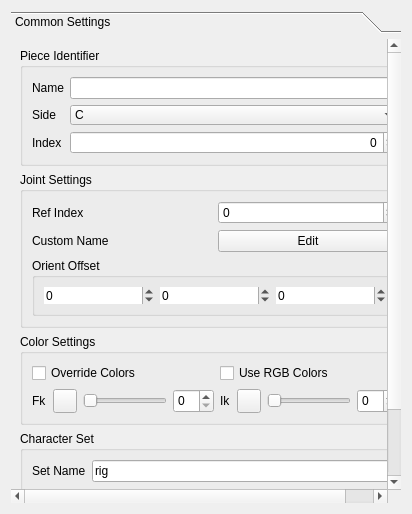
<?xml version="1.0" encoding="UTF-8"?>
<ui version="4.0">
 <class>Form</class>
 <widget class="QWidget" name="Form">
  <property name="geometry">
   <rect>
    <x>0</x>
    <y>0</y>
    <width>412</width>
    <height>514</height>
   </rect>
  </property>
  <property name="sizePolicy">
   <sizepolicy hsizetype="Preferred" vsizetype="Preferred">
    <horstretch>0</horstretch>
    <verstretch>0</verstretch>
   </sizepolicy>
  </property>
  <property name="minimumSize">
   <size>
    <width>0</width>
    <height>0</height>
   </size>
  </property>
  <property name="windowTitle">
   <string>Form</string>
  </property>
  <layout class="QVBoxLayout" name="verticalLayout_2">
   <item>
    <widget class="QToolBox" name="toolBox">
     <property name="styleSheet">
      <string notr="true">QToolBox::tab {
	border-radius: 1px;
	color: dark;
}

QToolBox::tab:selected {
    color: white;
}

QToolBox QScrollArea&gt;QWidget&gt;QWidget&gt;QWidget
{
	background: rgb(80, 80, 80);
}</string>
     </property>
     <property name="currentIndex">
      <number>0</number>
     </property>
     <widget class="QWidget" name="page">
      <property name="geometry">
       <rect>
        <x>0</x>
        <y>0</y>
        <width>394</width>
        <height>470</height>
       </rect>
      </property>
      <property name="sizePolicy">
       <sizepolicy hsizetype="Minimum" vsizetype="Minimum">
        <horstretch>0</horstretch>
        <verstretch>0</verstretch>
       </sizepolicy>
      </property>
      <property name="minimumSize">
       <size>
        <width>0</width>
        <height>0</height>
       </size>
      </property>
      <attribute name="label">
       <string>Common Settings</string>
      </attribute>
      <layout class="QVBoxLayout" name="verticalLayout">
       <item>
        <widget class="QGroupBox" name="groupBox">
         <property name="sizePolicy">
          <sizepolicy hsizetype="Preferred" vsizetype="Preferred">
           <horstretch>0</horstretch>
           <verstretch>0</verstretch>
          </sizepolicy>
         </property>
         <property name="title">
          <string>Piece Identifier</string>
         </property>
         <layout class="QGridLayout" name="gridLayout">
          <item row="0" column="0">
           <widget class="QLabel" name="label">
            <property name="text">
             <string>Name</string>
            </property>
           </widget>
          </item>
          <item row="0" column="1">
           <widget class="QLineEdit" name="name_lineEdit">
            <property name="sizePolicy">
             <sizepolicy hsizetype="MinimumExpanding" vsizetype="Preferred">
              <horstretch>0</horstretch>
              <verstretch>0</verstretch>
             </sizepolicy>
            </property>
           </widget>
          </item>
          <item row="1" column="0">
           <widget class="QLabel" name="label_2">
            <property name="text">
             <string>Side</string>
            </property>
           </widget>
          </item>
          <item row="1" column="1">
           <widget class="QComboBox" name="side_comboBox">
            <property name="sizePolicy">
             <sizepolicy hsizetype="Preferred" vsizetype="Preferred">
              <horstretch>0</horstretch>
              <verstretch>0</verstretch>
             </sizepolicy>
            </property>
            <property name="layoutDirection">
             <enum>Qt::LeftToRight</enum>
            </property>
            <property name="placeholderText">
             <string/>
            </property>
            <property name="frame">
             <bool>false</bool>
            </property>
            <item>
             <property name="text">
              <string>C</string>
             </property>
            </item>
            <item>
             <property name="text">
              <string>L</string>
             </property>
            </item>
            <item>
             <property name="text">
              <string>R</string>
             </property>
            </item>
           </widget>
          </item>
          <item row="2" column="0">
           <widget class="QLabel" name="label_3">
            <property name="text">
             <string>Index</string>
            </property>
           </widget>
          </item>
          <item row="2" column="1">
           <widget class="QSpinBox" name="index_spinBox">
            <property name="sizePolicy">
             <sizepolicy hsizetype="Preferred" vsizetype="Preferred">
              <horstretch>0</horstretch>
              <verstretch>0</verstretch>
             </sizepolicy>
            </property>
            <property name="alignment">
             <set>Qt::AlignRight|Qt::AlignTrailing|Qt::AlignVCenter</set>
            </property>
            <property name="maximum">
             <number>9999</number>
            </property>
           </widget>
          </item>
         </layout>
        </widget>
       </item>
       <item>
        <widget class="QGroupBox" name="groupBox_2">
         <property name="sizePolicy">
          <sizepolicy hsizetype="Preferred" vsizetype="Preferred">
           <horstretch>0</horstretch>
           <verstretch>0</verstretch>
          </sizepolicy>
         </property>
         <property name="title">
          <string>Joint Settings</string>
         </property>
         <layout class="QGridLayout" name="gridLayout_2">
          <item row="0" column="0">
           <widget class="QLabel" name="label_6">
            <property name="sizePolicy">
             <sizepolicy hsizetype="Minimum" vsizetype="Preferred">
              <horstretch>0</horstretch>
              <verstretch>0</verstretch>
             </sizepolicy>
            </property>
            <property name="text">
             <string>Ref Index</string>
            </property>
           </widget>
          </item>
          <item row="0" column="1">
           <widget class="QSpinBox" name="ref_index_spinBox">
            <property name="sizePolicy">
             <sizepolicy hsizetype="Expanding" vsizetype="Preferred">
              <horstretch>0</horstretch>
              <verstretch>0</verstretch>
             </sizepolicy>
            </property>
            <property name="minimum">
             <number>-1</number>
            </property>
            <property name="maximum">
             <number>999</number>
            </property>
           </widget>
          </item>
          <item row="1" column="0">
           <widget class="QLabel" name="label_4">
            <property name="sizePolicy">
             <sizepolicy hsizetype="Expanding" vsizetype="Preferred">
              <horstretch>0</horstretch>
              <verstretch>0</verstretch>
             </sizepolicy>
            </property>
            <property name="text">
             <string>Custom Name</string>
            </property>
           </widget>
          </item>
          <item row="1" column="1">
           <widget class="QPushButton" name="custom_jnt_name_pushButton">
            <property name="sizePolicy">
             <sizepolicy hsizetype="Minimum" vsizetype="Preferred">
              <horstretch>0</horstretch>
              <verstretch>0</verstretch>
             </sizepolicy>
            </property>
            <property name="text">
             <string>Edit</string>
            </property>
           </widget>
          </item>
          <item row="2" column="0" colspan="2">
           <widget class="QGroupBox" name="groupBox_4">
            <property name="sizePolicy">
             <sizepolicy hsizetype="Preferred" vsizetype="Preferred">
              <horstretch>0</horstretch>
              <verstretch>0</verstretch>
             </sizepolicy>
            </property>
            <property name="title">
             <string>Orient Offset</string>
            </property>
            <property name="flat">
             <bool>false</bool>
            </property>
            <layout class="QHBoxLayout" name="horizontalLayout">
             <item>
              <widget class="QSpinBox" name="orientX_spinBox">
               <property name="sizePolicy">
                <sizepolicy hsizetype="Minimum" vsizetype="Preferred">
                 <horstretch>0</horstretch>
                 <verstretch>0</verstretch>
                </sizepolicy>
               </property>
               <property name="frame">
                <bool>false</bool>
               </property>
               <property name="minimum">
                <number>-360</number>
               </property>
               <property name="maximum">
                <number>360</number>
               </property>
               <property name="singleStep">
                <number>90</number>
               </property>
               <property name="stepType">
                <enum>QAbstractSpinBox::DefaultStepType</enum>
               </property>
              </widget>
             </item>
             <item>
              <widget class="QSpinBox" name="orientY_spinBox">
               <property name="sizePolicy">
                <sizepolicy hsizetype="Minimum" vsizetype="Preferred">
                 <horstretch>0</horstretch>
                 <verstretch>0</verstretch>
                </sizepolicy>
               </property>
               <property name="frame">
                <bool>false</bool>
               </property>
               <property name="minimum">
                <number>-360</number>
               </property>
               <property name="maximum">
                <number>360</number>
               </property>
               <property name="singleStep">
                <number>90</number>
               </property>
              </widget>
             </item>
             <item>
              <widget class="QSpinBox" name="orientZ_spinBox">
               <property name="sizePolicy">
                <sizepolicy hsizetype="Minimum" vsizetype="Preferred">
                 <horstretch>0</horstretch>
                 <verstretch>0</verstretch>
                </sizepolicy>
               </property>
               <property name="frame">
                <bool>false</bool>
               </property>
               <property name="specialValueText">
                <string/>
               </property>
               <property name="showGroupSeparator" stdset="0">
                <bool>false</bool>
               </property>
               <property name="minimum">
                <number>-360</number>
               </property>
               <property name="maximum">
                <number>360</number>
               </property>
               <property name="singleStep">
                <number>90</number>
               </property>
              </widget>
             </item>
            </layout>
           </widget>
          </item>
         </layout>
        </widget>
       </item>
       <item>
        <widget class="QGroupBox" name="groupBox_3">
         <property name="sizePolicy">
          <sizepolicy hsizetype="Preferred" vsizetype="Preferred">
           <horstretch>0</horstretch>
           <verstretch>0</verstretch>
          </sizepolicy>
         </property>
         <property name="title">
          <string>Color Settings</string>
         </property>
         <layout class="QGridLayout" name="gridLayout_3">
          <item row="1" column="3">
           <widget class="QLabel" name="label_8">
            <property name="sizePolicy">
             <sizepolicy hsizetype="Fixed" vsizetype="Preferred">
              <horstretch>0</horstretch>
              <verstretch>0</verstretch>
             </sizepolicy>
            </property>
            <property name="text">
             <string>Ik</string>
            </property>
           </widget>
          </item>
          <item row="1" column="4">
           <widget class="QPushButton" name="color_ik_pushButton">
            <property name="sizePolicy">
             <sizepolicy hsizetype="Preferred" vsizetype="Preferred">
              <horstretch>0</horstretch>
              <verstretch>0</verstretch>
             </sizepolicy>
            </property>
            <property name="minimumSize">
             <size>
              <width>24</width>
              <height>24</height>
             </size>
            </property>
            <property name="maximumSize">
             <size>
              <width>24</width>
              <height>24</height>
             </size>
            </property>
            <property name="text">
             <string/>
            </property>
           </widget>
          </item>
          <item row="1" column="5">
           <layout class="QHBoxLayout" name="horizontalLayout_3">
            <item>
             <widget class="QSlider" name="color_rgb_ik_horizontalSlider">
              <property name="sizePolicy">
               <sizepolicy hsizetype="MinimumExpanding" vsizetype="Preferred">
                <horstretch>0</horstretch>
                <verstretch>0</verstretch>
               </sizepolicy>
              </property>
              <property name="minimumSize">
               <size>
                <width>0</width>
                <height>0</height>
               </size>
              </property>
              <property name="maximum">
               <number>100</number>
              </property>
              <property name="orientation">
               <enum>Qt::Horizontal</enum>
              </property>
             </widget>
            </item>
            <item>
             <widget class="QSpinBox" name="color_ik_spinBox">
              <property name="sizePolicy">
               <sizepolicy hsizetype="MinimumExpanding" vsizetype="Preferred">
                <horstretch>0</horstretch>
                <verstretch>0</verstretch>
               </sizepolicy>
              </property>
              <property name="minimumSize">
               <size>
                <width>0</width>
                <height>0</height>
               </size>
              </property>
              <property name="maximum">
               <number>31</number>
              </property>
             </widget>
            </item>
           </layout>
          </item>
          <item row="0" column="0" colspan="3">
           <widget class="QCheckBox" name="override_colors_checkBox">
            <property name="sizePolicy">
             <sizepolicy hsizetype="MinimumExpanding" vsizetype="Preferred">
              <horstretch>0</horstretch>
              <verstretch>0</verstretch>
             </sizepolicy>
            </property>
            <property name="minimumSize">
             <size>
              <width>0</width>
              <height>0</height>
             </size>
            </property>
            <property name="text">
             <string>Override Colors</string>
            </property>
           </widget>
          </item>
          <item row="1" column="2">
           <layout class="QHBoxLayout" name="horizontalLayout_2">
            <item>
             <widget class="QSlider" name="color_rgb_fk_horizontalSlider">
              <property name="sizePolicy">
               <sizepolicy hsizetype="MinimumExpanding" vsizetype="Preferred">
                <horstretch>0</horstretch>
                <verstretch>0</verstretch>
               </sizepolicy>
              </property>
              <property name="minimumSize">
               <size>
                <width>0</width>
                <height>0</height>
               </size>
              </property>
              <property name="maximum">
               <number>100</number>
              </property>
              <property name="orientation">
               <enum>Qt::Horizontal</enum>
              </property>
             </widget>
            </item>
            <item>
             <widget class="QSpinBox" name="color_fk_spinBox">
              <property name="sizePolicy">
               <sizepolicy hsizetype="MinimumExpanding" vsizetype="Preferred">
                <horstretch>0</horstretch>
                <verstretch>0</verstretch>
               </sizepolicy>
              </property>
              <property name="minimumSize">
               <size>
                <width>0</width>
                <height>0</height>
               </size>
              </property>
              <property name="maximum">
               <number>31</number>
              </property>
             </widget>
            </item>
           </layout>
          </item>
          <item row="0" column="3" colspan="3">
           <widget class="QCheckBox" name="use_RGB_colors_checkBox">
            <property name="sizePolicy">
             <sizepolicy hsizetype="MinimumExpanding" vsizetype="Preferred">
              <horstretch>0</horstretch>
              <verstretch>0</verstretch>
             </sizepolicy>
            </property>
            <property name="minimumSize">
             <size>
              <width>0</width>
              <height>0</height>
             </size>
            </property>
            <property name="text">
             <string>Use RGB Colors</string>
            </property>
           </widget>
          </item>
          <item row="1" column="1">
           <widget class="QPushButton" name="color_fk_pushButton">
            <property name="sizePolicy">
             <sizepolicy hsizetype="Fixed" vsizetype="Fixed">
              <horstretch>0</horstretch>
              <verstretch>0</verstretch>
             </sizepolicy>
            </property>
            <property name="minimumSize">
             <size>
              <width>24</width>
              <height>24</height>
             </size>
            </property>
            <property name="maximumSize">
             <size>
              <width>24</width>
              <height>24</height>
             </size>
            </property>
            <property name="text">
             <string/>
            </property>
           </widget>
          </item>
          <item row="1" column="0">
           <widget class="QLabel" name="label_7">
            <property name="sizePolicy">
             <sizepolicy hsizetype="Fixed" vsizetype="Preferred">
              <horstretch>0</horstretch>
              <verstretch>0</verstretch>
             </sizepolicy>
            </property>
            <property name="text">
             <string>Fk</string>
            </property>
           </widget>
          </item>
         </layout>
        </widget>
       </item>
       <item>
        <widget class="QGroupBox" name="groupBox_5">
         <property name="sizePolicy">
          <sizepolicy hsizetype="Preferred" vsizetype="Preferred">
           <horstretch>0</horstretch>
           <verstretch>0</verstretch>
          </sizepolicy>
         </property>
         <property name="title">
          <string>Character Set</string>
         </property>
         <layout class="QHBoxLayout" name="horizontalLayout_4">
          <item>
           <widget class="QLabel" name="label_5">
            <property name="sizePolicy">
             <sizepolicy hsizetype="Fixed" vsizetype="Preferred">
              <horstretch>0</horstretch>
              <verstretch>0</verstretch>
             </sizepolicy>
            </property>
            <property name="text">
             <string>Set Name</string>
            </property>
           </widget>
          </item>
          <item>
           <widget class="QLineEdit" name="character_set_lineEdit">
            <property name="sizePolicy">
             <sizepolicy hsizetype="MinimumExpanding" vsizetype="Preferred">
              <horstretch>0</horstretch>
              <verstretch>0</verstretch>
             </sizepolicy>
            </property>
            <property name="text">
             <string>rig</string>
            </property>
           </widget>
          </item>
         </layout>
        </widget>
       </item>
       <item>
        <widget class="QGroupBox" name="groupBox_6">
         <property name="title">
          <string>Host Settings</string>
         </property>
         <layout class="QGridLayout" name="gridLayout_4">
          <item row="0" column="2" rowspan="2">
           <widget class="QPushButton" name="select_host_pushButton">
            <property name="sizePolicy">
             <sizepolicy hsizetype="Fixed" vsizetype="Fixed">
              <horstretch>0</horstretch>
              <verstretch>0</verstretch>
             </sizepolicy>
            </property>
            <property name="text">
             <string>Select</string>
            </property>
           </widget>
          </item>
          <item row="0" column="0" rowspan="2" colspan="2">
           <widget class="QLineEdit" name="host_lineEdit"/>
          </item>
          <item row="2" column="0" colspan="3">
           <spacer name="verticalSpacer">
            <property name="orientation">
             <enum>Qt::Vertical</enum>
            </property>
            <property name="sizeHint" stdset="0">
             <size>
              <width>20</width>
              <height>0</height>
             </size>
            </property>
           </spacer>
          </item>
         </layout>
        </widget>
       </item>
      </layout>
     </widget>
    </widget>
   </item>
  </layout>
 </widget>
 <resources/>
 <connections/>
</ui>
